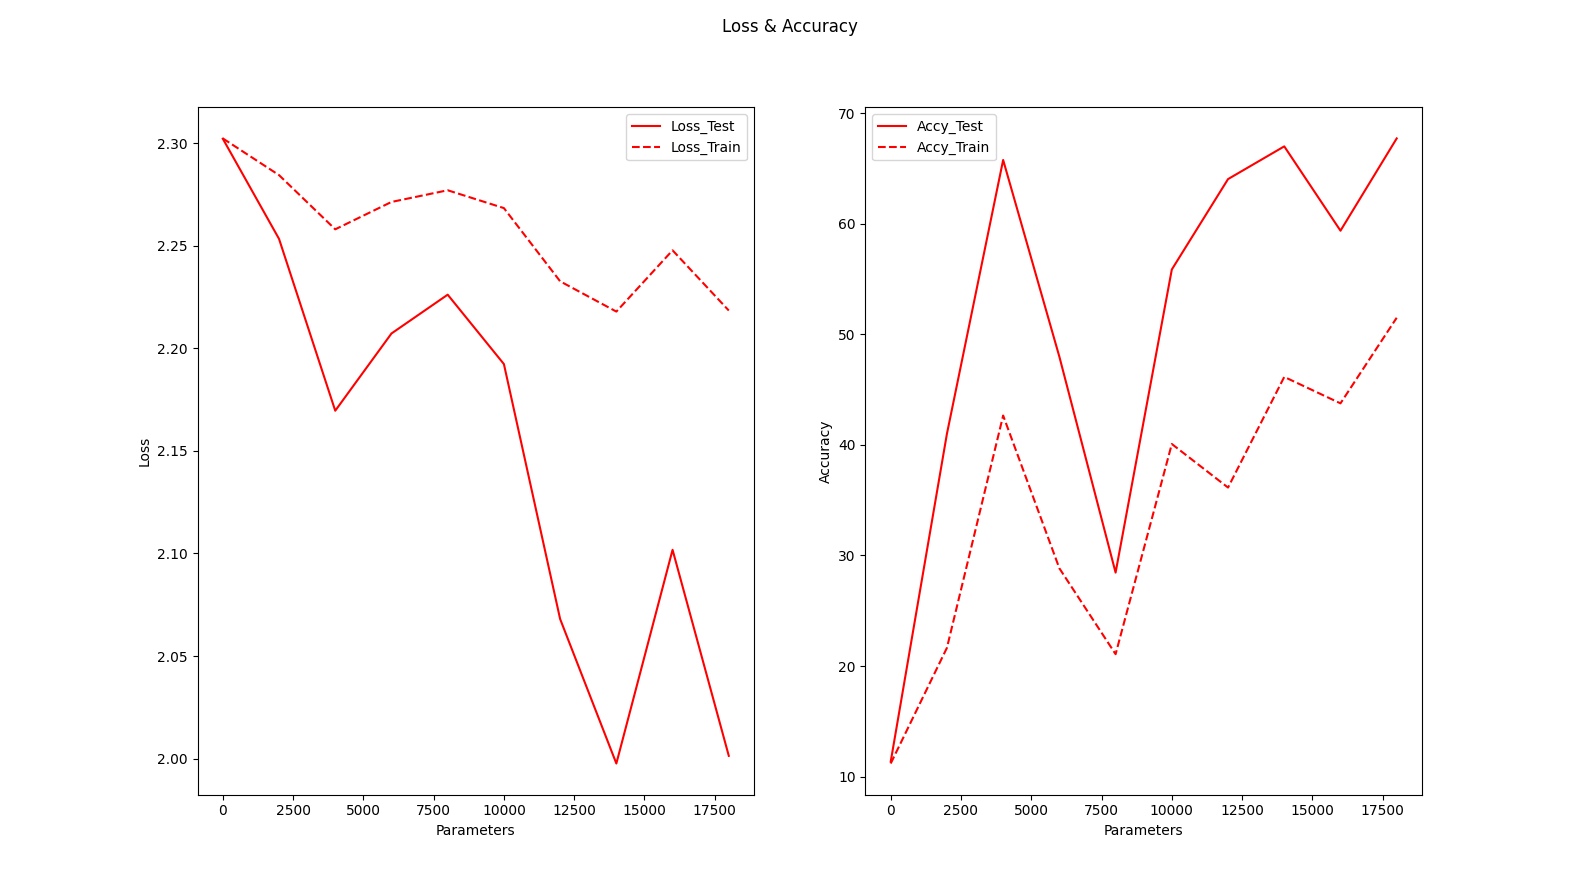

The Python source for this figure:
import torch
from torch import nn
from torch.utils.data import DataLoader
from torchvision import datasets
from torchvision.transforms import ToTensor
import matplotlib.pyplot as plt
import numpy as np
from sklearn.decomposition import PCA 

# Download training data from open datasets.
training_data = datasets.MNIST(
    root="data",
    train=True,
    download=True,
    transform=ToTensor(),
)

# Download test data from open datasets.
test_data = datasets.MNIST(
    root="data",
    train=False,
    download=True,
    transform=ToTensor(),
)

batch_size = 64

# Create data loaders.
train_dataloader = DataLoader(training_data, batch_size=batch_size)
test_dataloader = DataLoader(test_data, batch_size=batch_size)

# Get cpu, gpu or mps device for training.
device = (
    "cuda"
    if torch.cuda.is_available()
    else "mps"
    if torch.backends.mps.is_available()
    else "cpu"
)
print(f"Using {device} device")

# Define model
class NeuralNetwork(nn.Module):
    def __init__(self, nInput, nHidden, nOutput):
        super().__init__()
        self.flatten = nn.Flatten()
        self.nInput = nInput
        self.nOutput = nOutput
        self.nHidden = nHidden

        self.ReLU = nn.ReLU()
        self.conv1 = nn.Conv2d(1, 32, kernel_size=16)
        self.conv2 = nn.Conv2d(32, 32, kernel_size=4)
        self.linear1 = nn.Linear(3200, self.nHidden)
        self.linear2 = nn.Linear(self.nHidden, self.nOutput)
        # self.linear3 = nn.Linear(self.nHidden, self.nHidden)
        # self.linear4 = nn.Linear(self.nHidden, self.nOutput)

    def forward(self, x):
        # x = self.flatten(x)
        # print(x.shape)
        c1 = self.ReLU(self.conv1(x))
        # print(f"c1 weights: {c1.weights.data}")
        c2 = self.flatten(self.ReLU(self.conv2(c1)))
        # f = self.flatten(c2)
        l1 = self.ReLU(self.linear1(c2))
        # l2 = self.ReLU(self.linear2(l1))
        # l3 = self.ReLU(self.linear3(l2))
        logits = self.linear2(l1)
        return logits
num_models = 10
model = []
for i in range(num_models):
    model.append(NeuralNetwork(32, 1000*i, 10).to(device))


loss_fn = nn.CrossEntropyLoss()
optimizer = []
for i in range(num_models):
    optimizer.append(torch.optim.SGD(model[i].parameters(), lr=1e-3))

loss_train = []
loss_test  = []
accy_train = []
accy_test  = []

def train(dataloader, model, loss_fn, optimizer, loss_, accy_):
    size = len(dataloader.dataset)
    num_batches = len(dataloader)
    model.train()
    train_loss, correct = 0, 0
    for batch, (X, y) in enumerate(dataloader):
        X, y = X.to(device), y.to(device)

        # Compute prediction error
        pred = model(X)
        loss = loss_fn(pred, y)

        train_loss += loss.item()
        correct += (pred.argmax(1) == y).type(torch.float).sum().item()

        # Backpropagation
        loss.backward()
        optimizer.step()
        optimizer.zero_grad()

        if batch % 100 == 0:
            loss, current = loss.item(), (batch + 1) * len(X)
            print(f"loss: {loss:>7f}  [{current:>5d}/{size:>5d}]")

    loss_.append(train_loss/num_batches)
    accy_.append(correct/size * 100)

def test(dataloader, model, loss_fn, loss_, accy_):
    size = len(dataloader.dataset)
    num_batches = len(dataloader)
    model.eval()
    test_loss, correct = 0, 0
    with torch.no_grad():
        for X, y in dataloader:
            X, y = X.to(device), y.to(device)
            pred = model(X)
            test_loss += loss_fn(pred, y).item()
            correct += (pred.argmax(1) == y).type(torch.float).sum().item()
    test_loss /= num_batches
    correct /= size
    loss_.append(test_loss)
    accy_.append(100*correct)
    print(f"Test Error: \n Accuracy: {(100*correct):>0.1f}%, Avg loss: {test_loss:>8f} \n")

# epochs = 10

# for t in range(epochs):

for i in range(num_models):
    print(f"Model {i+1}\n-------------------------------")
    for epoch in range(3):
        print(f"Epoch {epoch+1}\n-------------------------------")
        train(train_dataloader, model[i], loss_fn, optimizer[i], loss_train, accy_train)
        test(test_dataloader, model[i], loss_fn, loss_test, accy_test)

print("Done!")

# plot the data
fig = plt.figure()

# training & testing losses
ax_1 = plt.subplot(1,2,1)
ax_1.set_xlabel('Parameters')
ax_1.set_ylabel('Loss')

ax_1.plot([1000*i*2 for i in range(num_models)], loss_test[0::3], 'r', label= "Loss_Test")
ax_1.plot([1000*i*2 for i in range(num_models)], loss_train[0::3], 'r--', label= "Loss_Train")

ax_1.legend()

ax_2 = plt.subplot(1,2,2)
ax_2.set_xlabel('Parameters')
ax_2.set_ylabel('Accuracy')

ax_2.plot([1000*i*2 for i in range(num_models)], accy_test[0::3], 'r', label= "Accy_Test")
ax_2.plot([1000*i*2 for i in range(num_models)], accy_train[0::3], 'r--', label= "Accy_Train")

ax_2.legend()

fig.suptitle('Loss & Accuracy')

plt.show()
